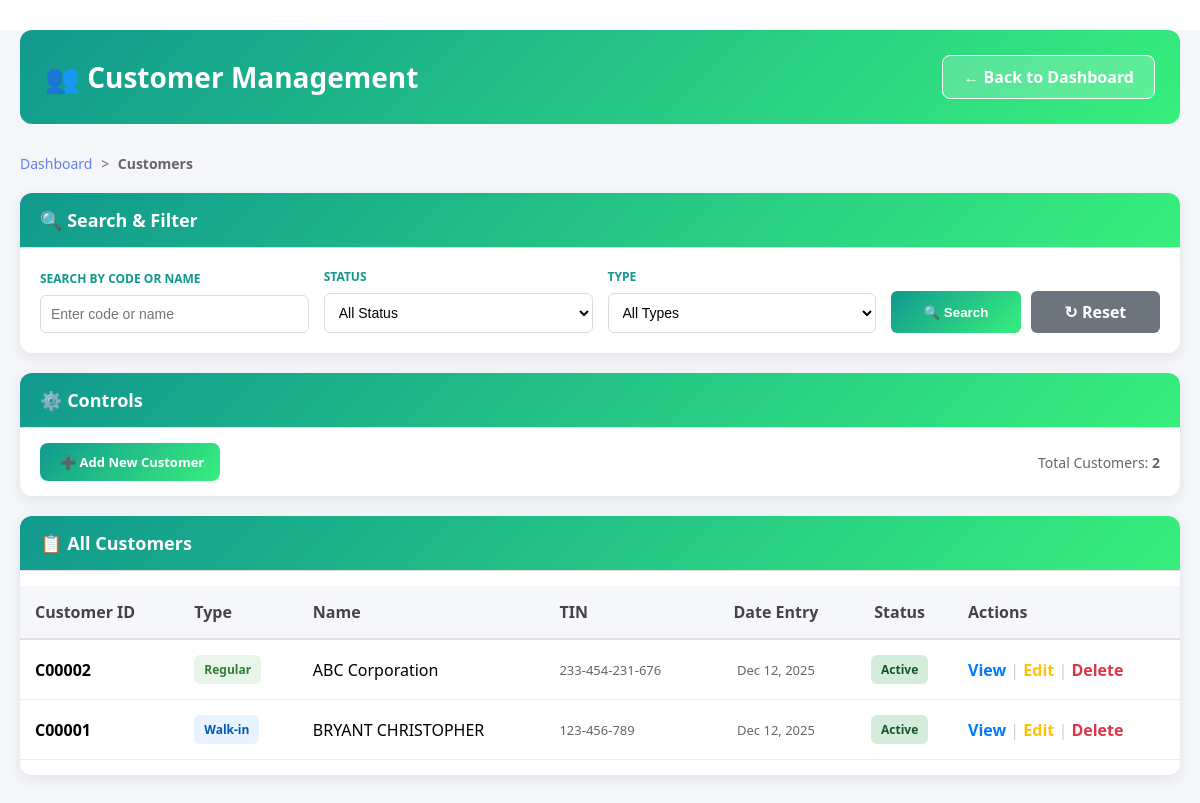
Page /customers/ (signed in) on the committed database.
### POS/models.py (models this page shows, shortened)
class Customer(models.Model):
    CUSTOMER_TYPE_CHOICES = [
        ('WALKIN', 'Walk-in'),
        ('REGULAR', 'Regular'),
        ('SUPPLIER', 'Supplier'),
    ]
    STATUS_CHOICES = [
        ('ACTIVE', 'Active'),
        ('INACTIVE', 'Inactive'),
    ]
    customer_code = models.CharField(max_length=50, unique=True)
    customer_type = models.CharField(max_length=20, choices=CUSTOMER_TYPE_CHOICES, default='WALKIN')
    customer_name = models.CharField(max_length=255)
    customer_address = models.TextField(blank=True)
    customer_tin = models.CharField(max_length=50, blank=True)
    status = models.CharField(max_length=20, choices=STATUS_CHOICES, default='ACTIVE')
    date_entry = models.DateField(default=timezone.now)
    created_at = models.DateTimeField(auto_now_add=True)
    updated_at = models.DateTimeField(auto_now=True)
    class Meta:
        ordering = ['-date_entry', 'customer_name']

### POS/views.py (the view)
# urls.py: path('customers/', views.customer_list, name='customer_list'),
@login_required(login_url='login')
def customer_list(request):
    customers = Customer.objects.all()
    status = request.GET.get('status')
    if status:
        customers = customers.filter(status=status)
    customer_type = request.GET.get('type')
    if customer_type:
        customers = customers.filter(customer_type=customer_type)
    search = request.GET.get('search')
    if search:
        customers = customers.filter(
            models.Q(customer_code__icontains=search) |
            models.Q(customer_name__icontains=search)
        )
    context = {
        'customers': customers,
        'statuses': ['ACTIVE', 'INACTIVE'],
        'types': ['WALKIN', 'REGULAR', 'SUPPLIER'],
    }
    return render(request, 'POS/customer_list.html', context)

### POS/templates/POS/customer_list.html (shortened to what this page needs)
{% extends 'base.html' %}
{% block content %}
<div style="background: linear-gradient(135deg, #ffffff 0%, #ffffff 100%); min-height: 100vh; padding: 30px 0;">
<div class="pos-container-modern">
    <div style="display: flex; justify-content: space-between; align-items: center; margin-bottom: 30px; background: linear-gradient(135deg, #11998e 0%, #38ef7d 100%); padding: 25px; border-radius: 12px;">
        <h1 style="margin: 0; color: white; font-size: 28px;">👥 Customer Management</h1>
        <a href="{% url 'dashboard' %}" class="btn-cancel-modern-header">← Back to Dashboard</a>
    </div>
    <div class="breadcrumb" style="margin-bottom: 20px; font-size: 14px; color: #666;">
        <a href="{% url 'dashboard' %}" style="color: #667eea; text-decoration: none;">Dashboard</a>
        <span style="margin: 0 5px;">></span>
        <span style="font-weight: 600;">Customers</span>
    </div>
    <div class="form-card" style="margin-bottom: 20px;">
        <div class="card-header" style="background: linear-gradient(135deg, #11998e 0%, #38ef7d 100%);">
            <h2 style="margin: 0; display: flex; align-items: center; gap: 10px;">🔍 Search & Filter</h2>
        </div>
        <div class="card-body">
            <form method="get" class="search-form-grid">
                <div>
                    <label for="search" class="filter-label">Search by Code or Name</label>
                    <input type="text" name="search" id="search" placeholder="Enter code or name"
                           value="{{ request.GET.search }}"
                           class="filter-input"
                    />
                </div>
                <div>
                    <label for="status_filter" class="filter-label">Status</label>
                    <select name="status" id="status_filter" class="filter-select">
                        <option value="">All Status</option>
                    </select>
                </div>
                <div>
                    <label for="type_filter" class="filter-label">Type</label>
                    <select name="type" id="type_filter" class="filter-select">
                        <option value="">All Types</option>
                    </select>
                </div>
                <div class="search-actions">
                    <button  type="submit" class="btn-search-modern" style="background: linear-gradient(135deg, #11998e 0%, #38ef7d 100%);" >🔍 Search</button>
                    <a href="{% url 'customer_list' %}" class="btn-reset-modern">↻ Reset</a>
                </div>
            </form>
        </div>
    </div>
    <div class="form-card" style="margin-bottom: 20px;">
        <div class="card-header" style="background: linear-gradient(135deg,  #11998e 0%, #38ef7d 100%);">
            <h2 style="margin: 0; display: flex; align-items: center; gap: 10px;">⚙️ Controls</h2>
        </div>
        <div class="card-body" style="display: flex; justify-content: space-between; align-items: center; padding: 15px 20px;">
            <a href="{% url 'customer_create' %}" class="btn-save-modern" style="background: linear-gradient(135deg,  #11998e 0%, #38ef7d 100%);padding: 10px 20px; margin: 0; max-width: 180px;">➕ Add New Customer</a>
            <div style="color: #666; font-size: 14px;">
                Total Customers: <strong>{{ customers|length }}</strong>
            </div>
        </div>
    </div>
    {% if customers %}
        <div class="form-card">
            <div class="card-header" style="background: linear-gradient(135deg,  #11998e 0%, #38ef7d 100%);">
                <h2 style="margin: 0; display: flex; align-items: center; gap: 10px;">📋 All Customers</h2>
            </div>
            <div class="card-body" style="padding: 0;">
                <div class="table-container" style="overflow-x: auto;">
                    <table class="data-table" style="width: 100%; border-collapse: collapse;">
                        <thead>
                            <tr style="background-color: #f5f7fa;">
                                <th style="padding: 15px; text-align: left; font-weight: 700; color: #444; border-bottom: 2px solid #e0e0e0;">Customer ID</th>
                                <th style="padding: 15px; text-align: left; font-weight: 700; color: #444; border-bottom: 2px solid #e0e0e0;">Type</th>
                                <th style="padding: 15px; text-align: left; font-weight: 700; color: #444; border-bottom: 2px solid #e0e0e0;">Name</th>
                                <th style="padding: 15px; text-align: left; font-weight: 700; color: #444; border-bottom: 2px solid #e0e0e0;">TIN</th>
                                <th style="padding: 15px; text-align: center; font-weight: 700; color: #444; border-bottom: 2px solid #e0e0e0;">Date Entry</th>
                                <th style="padding: 15px; text-align: center; font-weight: 700; color: #444; border-bottom: 2px solid #e0e0e0;">Status</th>
                                <th style="padding: 15px; text-align: left; font-weight: 700; color: #444; border-bottom: 2px solid #e0e0e0;">Actions</th>
                            </tr>
                        </thead>
                        <tbody>
                            {% for customer in customers %}
                                <tr style="border-bottom: 1px solid #eee;">
                                    <td style="padding: 15px;"><strong>{{ customer.customer_code }}</strong></td>
                                    <td style="padding: 15px;">
                                        <span class="badge badge-type-{{ customer.customer_type|lower }}">
                                            {{ customer.get_customer_type_display }}
                                        </span>
                                    </td>
                                    <td style="padding: 15px;">{{ customer.customer_name }}</td>
                                    <td style="padding: 15px; color: #666; font-size: 13px;">{{ customer.customer_tin|default:"—" }}</td>
                                    <td style="padding: 15px; text-align: center; color: #666; font-size: 13px;">{{ customer.date_entry|date:"M d, Y" }}</td>
                                    <td style="padding: 15px; text-align: center;">
                                        <span class="badge badge-status-{{ customer.status|lower }}">
                                            {{ customer.get_status_display }}
                                        </span>
                                    </td>
                                    <td style="padding: 15px;">
                                        <a href="{% url 'customer_view' customer.id %}" class="btn-action-view">View</a>
                                        <span style="color: #ccc;">|</span>
                                        <a href="{% url 'customer_edit' customer.id %}" class="btn-action-edit">Edit</a>
                                        <span style="color: #ccc;">|</span>
                                        <a href="{% url 'customer_delete' customer.id %}" class="btn-action-delete">Delete</a>
                                    </td>
                                </tr>
                            {% endfor %}
                        </tbody>
                    </table>
                </div>
            </div>
        </div>
    {% endif %}
</div>
</div>
{% endblock %}

### templates/base.html (style rules this page uses)
* { margin: 0; padding: 0; box-sizing: border-box; }
html { width: 100%; overflow-x: hidden; }
body { font-family: 'Segoe UI', Tahoma, Geneva, Verdana, sans-serif; background: linear-gradient(135deg, #667eea 0%, #764ba2 100%); min-height: 100vh; width: 100%; max-width: 100%; overflow-x: hidden; }
.table-container { overflow-x: auto; margin: 15px 0; }
.pos-container-modern { width: 100%; max-width: 1100px; margin: 0 auto; padding: 15px; background: #f5f6fa; min-height: 100vh; }
.form-card { background: white; border-radius: 12px; box-shadow: 0 2px 8px rgba(0, 0, 0, 0.08); overflow: hidden; animation: slideUp 0.4s ease-out; }
.card-header { display: flex; align-items: center; gap: 15px; background: linear-gradient(135deg, #667eea 0%, #764ba2 100%); color: white; padding: 20px; }
.card-header h2 { margin: 0; font-size: 18px; font-weight: 600; }
.card-body { padding: 15px; }
.btn-save-modern, .btn-cancel-modern, .btn-exit-modern { padding: 11px 18px; border: none; border-radius: 6px; font-size: 13px; cursor: pointer; transition: all 0.3s; font-weight: 600; display: flex; align-items: center; gap: 6px; text-decoration: none; white-space: nowrap; }
.btn-save-modern { background: linear-gradient(135deg, #667eea 0%, #764ba2 100%); color: white; }

### POS/templates/POS/customer_list.html (style rules this page uses)
.pos-container-modern { max-width: 1200px; margin: 0 auto; padding: 0 20px; }
.form-card { background: white; border-radius: 12px; box-shadow: 0 4px 15px rgba(0, 0, 0, 0.08); overflow: hidden; margin-bottom: 20px; }
.card-header { color: white; padding: 15px 20px; font-size: 18px; font-weight: 700; border-bottom: 1px solid #e0e0e0; }
.card-body { padding: 20px; }
.search-form-grid { display: grid; grid-template-columns: repeat(auto-fit, minmax(200px, 1fr)); gap: 15px; align-items: flex-end; }
.filter-label { display: block; font-weight: 600; color: #11998e; font-size: 12px; text-transform: uppercase; margin-bottom: 8px; }
.filter-input, .filter-select { width: 100%; padding: 10px; border: 1px solid #ddd; border-radius: 6px; font-size: 14px; box-sizing: border-box; transition: all 0.3s ease; background: white; }
.search-actions { display: flex; gap: 10px; }
.btn-search-modern { flex: 1; padding: 10px 15px; background-color: #11998e; color: white; border: none; border-radius: 6px; font-weight: 600; cursor: pointer; transition: all 0.3s ease; }
.btn-reset-modern { flex: 1; padding: 10px 15px; background-color: #6c757d; color: white; border: none; border-radius: 6px; font-weight: 600; cursor: pointer; transition: all 0.3s ease; text-align: center; text-decoration: none; display: flex; align-items: center; justify-content: center; }
.btn-save-modern { padding: 12px 25px; border-radius: 8px; font-weight: 600; text-decoration: none; color: white; background-color: #667eea; border: none; cursor: pointer; transition: background-color 0.3s ease, transform 0.1s ease; display: inline-flex; align-items: center; gap: 8px; }
.btn-cancel-modern-header { padding: 10px 20px; border-radius: 8px; font-weight: 600; text-decoration: none; color: white; background-color: rgba(255, 255, 255, 0.2); border: 1px solid white; cursor: pointer; transition: all 0.3s ease; display: inline-flex; align-items: center; gap: 8px; }
.badge { display: inline-flex; align-items: center; padding: 6px 10px; border-radius: 6px; font-size: 12px; font-weight: 700; gap: 5px; }
.badge-type-walkin { background-color: #e7f3ff; color: #0056b3; }
.badge-type-regular { background-color: #e8f5e9; color: #2e7d32; }
.badge-status-active { background-color: #d4edda; color: #155724; }
.btn-action-view { color: #007bff; text-decoration: none; font-weight: 600; transition: color 0.2s ease; }
.btn-action-edit { color: #ffc107; text-decoration: none; font-weight: 600; transition: color 0.2s ease; }
.btn-action-delete { color: #dc3545; text-decoration: none; font-weight: 600; transition: color 0.2s ease; }

### rows in the picture
Customer: customer_code "C00002", customer_type "Regular", customer_name "ABC Corporation", customer_tin "233-454-231-676", date_entry "Dec 12, 2025", status "Active"
Customer: customer_code "C00001", customer_type "Walk-in", customer_name "BRYANT CHRISTOPHER", customer_tin "123-456-789", date_entry "Dec 12, 2025", status "Active"

### other values in the picture
{{ customers|length }} "2"
